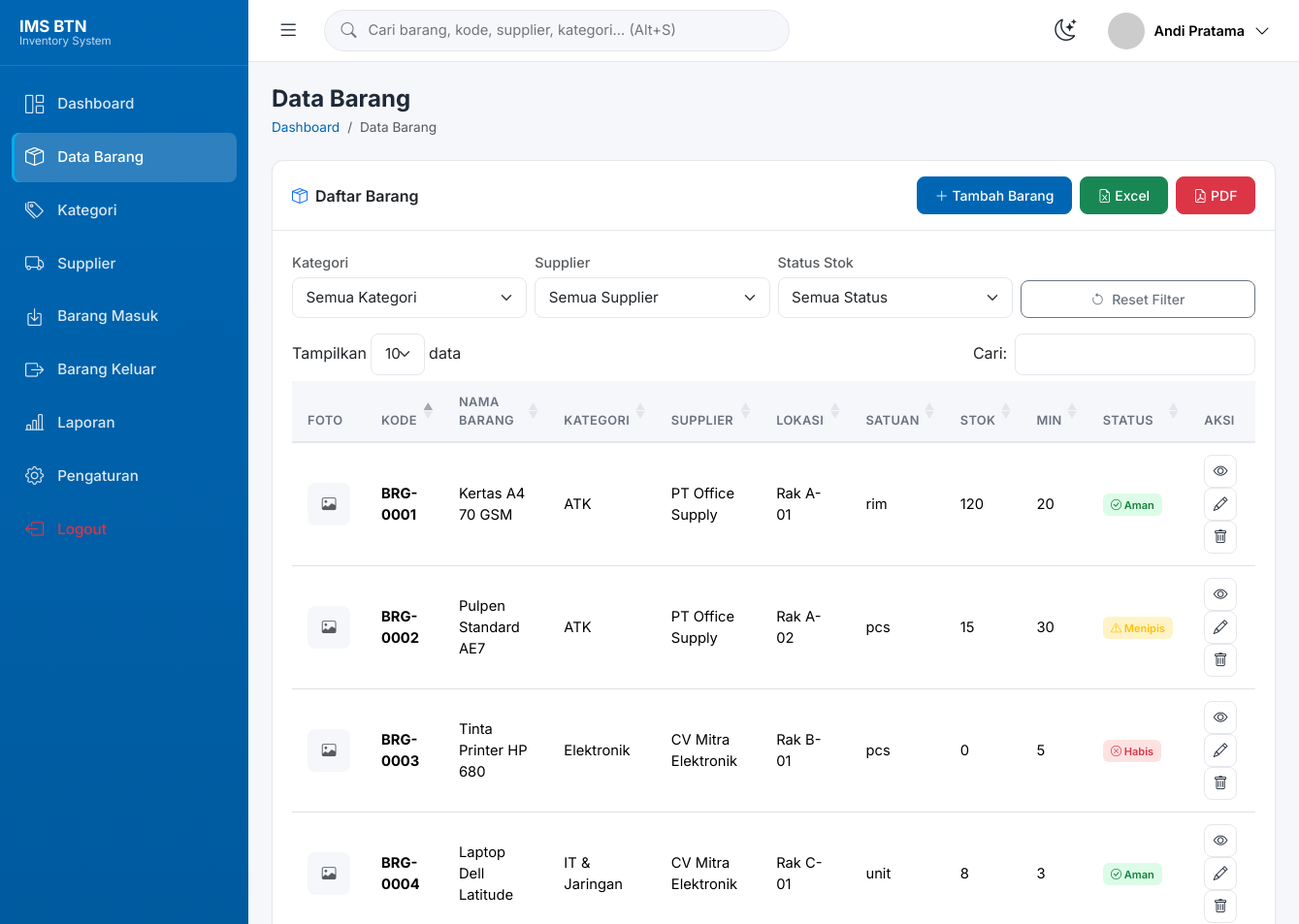
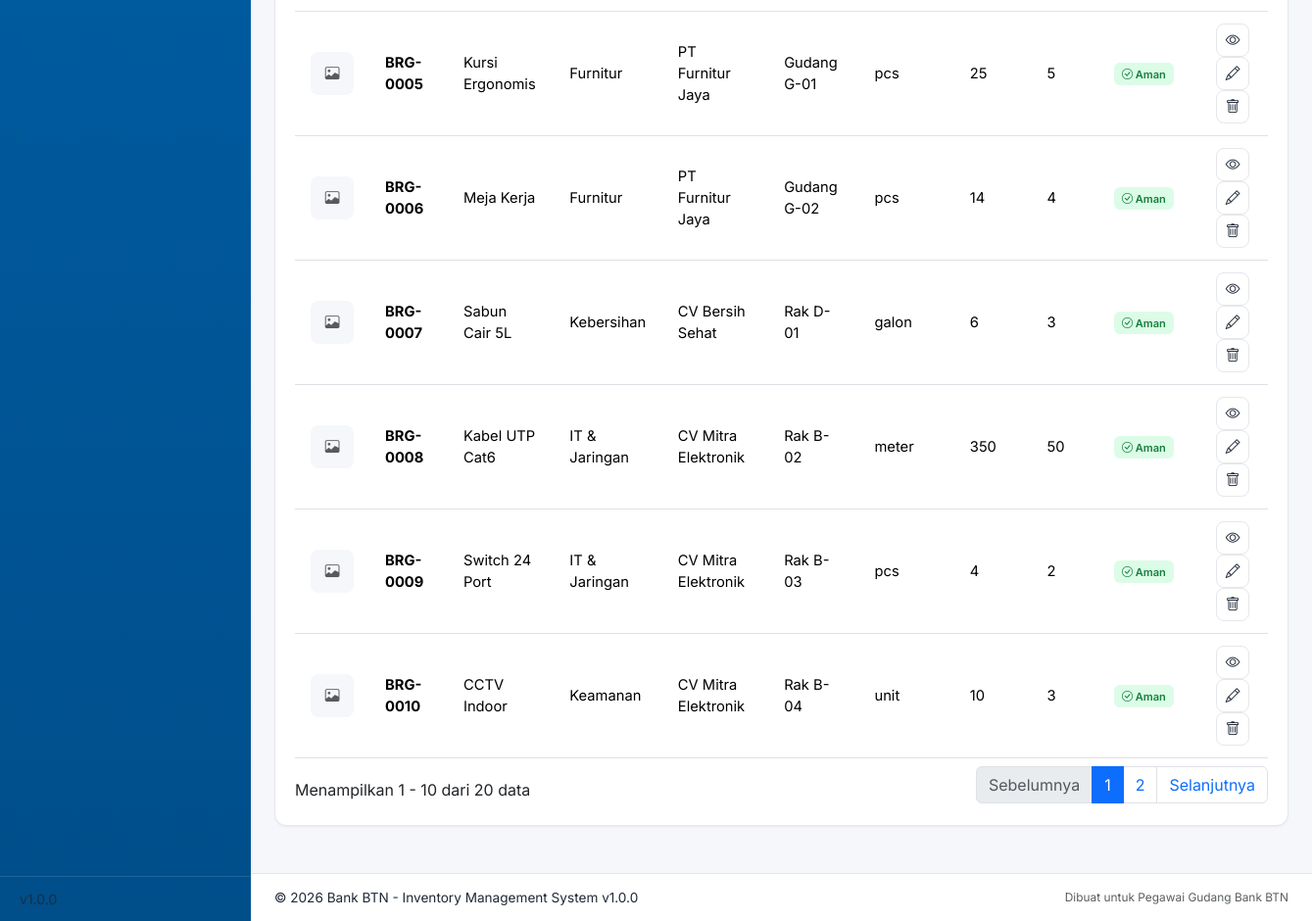
Page /pages/barang.php (signed in) on the committed database (2 pictures, top to bottom).
### tables this page shows
CREATE TABLE barang (
  id INT UNSIGNED NOT NULL AUTO_INCREMENT,
  kode VARCHAR(30) NOT NULL UNIQUE,
  nama VARCHAR(150) NOT NULL,
  kategori_id INT UNSIGNED NOT NULL,
  supplier_id INT UNSIGNED DEFAULT NULL,
  lokasi_rak VARCHAR(50),
  satuan VARCHAR(20) NOT NULL DEFAULT 'pcs',
  stok INT NOT NULL DEFAULT 0,
  minimal_stok INT NOT NULL DEFAULT 5,
  foto VARCHAR(255) DEFAULT NULL,
  qr_code VARCHAR(255) DEFAULT NULL,
  deskripsi TEXT,
  created_at TIMESTAMP DEFAULT CURRENT_TIMESTAMP,
  updated_at TIMESTAMP DEFAULT CURRENT_TIMESTAMP ON UPDATE CURRENT_TIMESTAMP,
  PRIMARY KEY (id),
  KEY idx_kode (kode),
  KEY idx_kategori (kategori_id),
  KEY idx_supplier (supplier_id),
  CONSTRAINT fk_barang_kategori FOREIGN KEY (kategori_id) REFERENCES kategori(id) ON DELETE RESTRICT,
  CONSTRAINT fk_barang_supplier FOREIGN KEY (supplier_id) REFERENCES supplier(id) ON DELETE SET NULL
);

CREATE TABLE kategori (
  id INT UNSIGNED NOT NULL AUTO_INCREMENT,
  nama VARCHAR(100) NOT NULL,
  kode VARCHAR(20) NOT NULL UNIQUE,
  deskripsi TEXT,
  created_at TIMESTAMP DEFAULT CURRENT_TIMESTAMP,
  updated_at TIMESTAMP DEFAULT CURRENT_TIMESTAMP ON UPDATE CURRENT_TIMESTAMP,
  PRIMARY KEY (id)
);

CREATE TABLE supplier (
  id INT UNSIGNED NOT NULL AUTO_INCREMENT,
  nama VARCHAR(100) NOT NULL,
  alamat TEXT,
  no_telepon VARCHAR(20),
  email VARCHAR(100),
  kontak_person VARCHAR(100),
  created_at TIMESTAMP DEFAULT CURRENT_TIMESTAMP,
  updated_at TIMESTAMP DEFAULT CURRENT_TIMESTAMP ON UPDATE CURRENT_TIMESTAMP,
  PRIMARY KEY (id)
);

### config/database.php (called while the page is built, shortened)
<?php
function db() {
    static $pdo = null;
    if ($pdo === null) {
        $dsn = 'mysql:host=' . DB_HOST . ';dbname=' . DB_NAME . ';charset=' . DB_CHARSET;
        $options = [
            PDO::ATTR_ERRMODE => PDO::ERRMODE_EXCEPTION,
            PDO::ATTR_DEFAULT_FETCH_MODE => PDO::FETCH_ASSOC,
            PDO::ATTR_EMULATE_PREPARES => false,
        ];
        try {
            $pdo = new PDO($dsn, DB_USER, DB_PASS, $options);
        } catch (PDOException $e) {
            die('Koneksi database gagal: ' . $e->getMessage());
        }
    }
    return $pdo;
}

### pages/barang.php (the view, shortened to what this page needs)
<?php
require_once __DIR__ . '/../includes/header.php';
$where = '';
$rows = db()->query("
    SELECT b.*, k.nama AS kategori_nama, s.nama AS supplier_nama
    FROM barang b
    LEFT JOIN kategori k ON k.id = b.kategori_id
    LEFT JOIN supplier s ON s.id = b.supplier_id
    $where
    ORDER BY b.kode ASC
")->fetchAll();
?>
<div class="page-title-bar fade-in">
    <h4>Data Barang</h4>
    <nav class="breadcrumb">
        <a class="breadcrumb-item" href="<?= BASE_URL ?>/pages/dashboard.php">Dashboard</a>
        <span class="breadcrumb-item active">Data Barang</span>
    </nav>
</div>
<div class="card">
    <div class="card-header">
        <span><i class="bi bi-box-seam text-primary me-2"></i>Daftar Barang</span>
        <div class="d-flex gap-2 flex-wrap">
            <a href="<?= BASE_URL ?>/pages/barang-form.php" class="btn btn-primary btn-sm">
                <i class="bi bi-plus-lg"></i> Tambah Barang
            </a>
            <a href="<?= BASE_URL ?>/export/export-barang.php?type=excel" class="btn btn-success btn-sm">
                <i class="bi bi-file-earmark-excel"></i> Excel
            </a>
            <a href="<?= BASE_URL ?>/export/export-barang.php?type=pdf" class="btn btn-danger btn-sm" target="_blank">
                <i class="bi bi-file-earmark-pdf"></i> PDF
            </a>
        </div>
    </div>
    <div class="card-body">
        <?php if (empty($rows)): ?>
            <div class="empty-state">
                <?= empty_state_svg('box') ?>
                <h5>Belum ada data barang</h5>
                <p>Silakan tambahkan barang baru.</p>
            </div>
        <?php else: ?>
        <div class="row g-2 mb-3 filter-bar no-print">
            <div class="col-12 col-md-3">
                <label class="form-label small text-muted mb-1">Kategori</label>
                <select id="filterKategori" class="form-select form-select-sm">
                    <option value="">Semua Kategori</option>
                </select>
            </div>
            <div class="col-12 col-md-3">
                <label class="form-label small text-muted mb-1">Supplier</label>
                <select id="filterSupplier" class="form-select form-select-sm">
                    <option value="">Semua Supplier</option>
                </select>
            </div>
            <div class="col-12 col-md-3">
                <label class="form-label small text-muted mb-1">Status Stok</label>
                <select id="filterStatus" class="form-select form-select-sm">
                    <option value="">Semua Status</option>
                </select>
            </div>
            <div class="col-12 col-md-3 d-flex align-items-end">
                <button id="resetFilter" class="btn btn-outline-secondary btn-sm w-100">
                    <i class="bi bi-arrow-counterclockwise me-1"></i> Reset Filter
                </button>
            </div>
        </div>
        <div class="table-responsive">
            <table class="table table-hover w-100" id="tableBarang">
                <thead>
                    <tr>
                        <th>Foto</th>
                        <th>Kode</th>
                        <th>Nama Barang</th>
                        <th>Kategori</th>
                        <th>Supplier</th>
                        <th>Lokasi</th>
                        <th>Satuan</th>
                        <th>Stok</th>
                        <th>Min</th>
                        <th>Status</th>
                        <th class="no-print">Aksi</th>
                    </tr>
                </thead>
                <tbody>
                <?php foreach ($rows as $b): $st = status_stok($b['stok'], $b['minimal_stok']); ?>
                    <tr data-status="<?= $st ?>">
                        <td>
                            <?php if (!empty($b['foto'])): ?>
                                <img src="<?= UPLOAD_URL ?>/<?= e($b['foto']) ?>" class="barang-thumb" alt="">
                            <?php else: ?>
                                <div class="barang-thumb d-flex align-items-center justify-content-center"><i class="bi bi-image text-muted"></i></div>
                            <?php endif; ?>
                        </td>
                        <td><strong><?= e($b['kode']) ?></strong></td>
                        <td><?= e($b['nama']) ?></td>
                        <td><?= e($b['kategori_nama']) ?></td>
                        <td><?= e($b['supplier_nama'] ?? '-') ?></td>
                        <td><?= e($b['lokasi_rak'] ?? '-') ?></td>
                        <td><?= e($b['satuan']) ?></td>
                        <td><?= format_angka($b['stok']) ?></td>
                        <td><?= format_angka($b['minimal_stok']) ?></td>
                        <td><?= status_badge($st) ?></td>
                        <td class="no-print">
                            <a href="<?= BASE_URL ?>/pages/detail-barang.php?kode=<?= urlencode($b['kode']) ?>" class="btn-icon-sm" title="Detail"><i class="bi bi-eye"></i></a>
                            <a href="<?= BASE_URL ?>/pages/barang-form.php?id=<?= $b['id'] ?>" class="btn-icon-sm success" title="Edit"><i class="bi bi-pencil"></i></a>
                            <a href="<?= BASE_URL ?>/actions/barang-delete.php?id=<?= $b['id'] ?>" class="btn-icon-sm danger" title="Hapus" onclick="return confirmDelete(this.href, {text:'Barang: <?= e($b['nama']) ?>'})"><i class="bi bi-trash"></i></a>
                        </td>
                    </tr>
                <?php endforeach; ?>
                </tbody>
            </table>
        </div>
        <?php endif; ?>
    </div>
</div>
<?php
require_once __DIR__ . '/../includes/footer.php';
?>

### includes/navbar.php (shortened to what this page needs)
<?php
$admin = $admin ?? current_admin();
$foto_src = BASE_URL . '/images/avatar-default.png';
?>
<nav class="topbar">
    <button class="btn-icon" id="sidebarToggle" aria-label="Toggle sidebar">
        <i class="bi bi-list"></i>
    </button>
    <form class="topbar-search" action="<?= BASE_URL ?>/pages/search.php" method="get" autocomplete="off">
        <i class="bi bi-search"></i>
        <input type="text" name="q" placeholder="Cari barang, kode, supplier, kategori... (Alt+S)" value="<?= e($_GET['q'] ?? '') ?>" id="globalSearchInput">
    </form>
    <div class="topbar-right">
        <button class="btn-icon" id="darkModeToggle" aria-label="Toggle dark mode" title="Mode Gelap (Alt+D)">
        </button>
        <div class="dropdown">
            <button class="profile-btn" data-bs-toggle="dropdown" aria-expanded="false">
                <img src="<?= e($foto_src) ?>" alt="Avatar" class="profile-avatar" onerror="this.src='https://ui-avatars.com/api/?name=<?= urlencode($admin['nama'] ?? 'Admin') ?>&background=0066B3&color=fff&bold=true'">
                <span class="profile-name d-none d-md-inline"><?= e($admin['nama'] ?? 'Admin') ?></span>
                <i class="bi bi-chevron-down d-none d-md-inline"></i>
            </button>
        </div>
    </div>
</nav>

### includes/functions.php (shortened to what this page needs)
<?php
require_once __DIR__ . '/../config/database.php';
function e($value): string {
    return htmlspecialchars($value ?? '', ENT_QUOTES, 'UTF-8');
}
function current_admin(): ?array {
    $stmt = db()->prepare('SELECT * FROM admin WHERE id = ?');
    $stmt->execute([$_SESSION['admin_id']]);
    return $stmt->fetch() ?: null;
}
function status_stok(int $stok, int $minimal): string {
    if ($stok <= 0) return 'habis';
    if ($stok <= $minimal) return 'menipis';
    return 'aman';
}
function status_badge(string $status): string {
    return match ($status) {
        'aman' => '<span class="badge bg-success-subtle text-success-emerald"><i class="bi bi-check-circle"></i> Aman</span>',
        'menipis' => '<span class="badge bg-warning-subtle text-warning"><i class="bi bi-exclamation-triangle"></i> Menipis</span>',
        'habis' => '<span class="badge bg-danger-subtle text-danger"><i class="bi bi-x-circle"></i> Habis</span>',
        default => $status,
    };
}
function format_angka($n): string {
    return number_format($n, 0, ',', '.');
}

### css/style.css (style rules this page uses)
:root { --primary: #0066B3; --primary-dark: #004E8A; --primary-light: #E6F1FA; --secondary: #00AEEF; --bg: #F5F7FA; --card: #FFFFFF; --success: #22C55E; --warning: #F59E0B; --danger: #EF4444; --text: #1F2937; --text-muted: #6B7280; --border: #E5E7EB; --radius: 12px; --radius-sm: 8px; --shadow-sm: 0 1px 2px rgba(16,24,40,.05); --shadow: 0 4px 12px rgba(16,24,40,.06); --shadow-md: 0 8px 24px rgba(16,24,40,.08); --sidebar-w: 256px; --sidebar-w-collapsed: 76px; --topbar-h: 64px; --font: 'Inter', system-ui, -apple-system, "Segoe UI", Roboto, sans-serif; }
* { box-sizing: border-box; }
body { font-family: var(--font); background: var(--bg); color: var(--text); font-size: 16px; line-height: 1.5; margin: 0; -webkit-font-smoothing: antialiased; }
.topbar { height: var(--topbar-h); background: var(--card); border-bottom: 1px solid var(--border); display: flex; align-items: center; gap: 16px; padding: 0 20px; position: sticky; top: 0; z-index: 1030; }
.btn-icon { background: none; border: none; font-size: 1.4rem; color: var(--text); cursor: pointer; padding: 6px 10px; border-radius: 8px; transition: background .15s; }
.topbar-search { flex: 1; max-width: 480px; display: flex; align-items: center; background: var(--bg); border: 1px solid var(--border); border-radius: 999px; padding: 8px 16px; gap: 10px; }
.topbar-search i { color: var(--text-muted); }
.topbar-search input { border: none; background: transparent; outline: none; flex: 1; font-size: .92rem; color: var(--text); }
.topbar-right { margin-left: auto; display: flex; align-items: center; gap: 12px; }
.profile-btn { display: flex; align-items: center; gap: 10px; background: none; border: none; padding: 6px 10px; border-radius: 999px; cursor: pointer; transition: background .15s; }
.profile-avatar { width: 38px; height: 38px; border-radius: 50%; object-fit: cover; }
.profile-name { font-weight: 600; font-size: .9rem; }
.card { border: 1px solid var(--border); border-radius: var(--radius); background: var(--card); box-shadow: var(--shadow-sm); margin-bottom: 24px; }
.card-header { background: transparent; border-bottom: 1px solid var(--border); padding: 16px 20px; font-weight: 600; display: flex; align-items: center; justify-content: space-between; flex-wrap: wrap; gap: 10px; }
.card-body { padding: 20px; }
.btn { border-radius: var(--radius-sm); font-weight: 500; padding: .5rem 1.1rem; }
.btn-primary { background: var(--primary); border-color: var(--primary); }
.btn-icon-sm { width: 34px; height: 34px; display: inline-flex; align-items: center; justify-content: center; border-radius: 8px; border: 1px solid var(--border); background: var(--card); color: var(--text); cursor: pointer; transition: all .15s; }
.table { margin-bottom: 0; font-size: .92rem; }
.table thead th { background: var(--bg); border-bottom: 2px solid var(--border); color: var(--text-muted); font-weight: 600; font-size: .8rem; text-transform: uppercase; letter-spacing: .03em; padding: 12px 16px; }
.table tbody td { padding: 12px 16px; vertical-align: middle; }
.table tbody tr { transition: background .12s; }
.barang-thumb { width: 44px; height: 44px; border-radius: 8px; object-fit: cover; background: var(--bg); }
.badge { font-weight: 600; padding: .5em .75em; border-radius: 6px; }
.bg-success-subtle { background: #DCFCE7 !important; }
.text-success-emerald { color: #15803d !important; }
.bg-warning-subtle { background: #FEF3C7 !important; }
.bg-danger-subtle { background: #FEE2E2 !important; }
.form-control, .form-select { border-radius: var(--radius-sm); border-color: var(--border); padding: .55rem .85rem; font-size: .95rem; }
.form-label { font-weight: 500; font-size: .9rem; margin-bottom: .35rem; }
.page-title-bar { margin-bottom: 24px; }
.page-title-bar h4 { font-weight: 700; margin-bottom: 4px; }
.page-title-bar .breadcrumb { margin-bottom: 0; font-size: .85rem; }
.breadcrumb a { color: var(--primary); text-decoration: none; }
.fade-in { animation: fadeIn .3s ease; }

### rows in the picture
barang: kode "BRG-0001", nama "Kertas A4 70 GSM", kategori.nama "ATK", supplier.nama "PT Office Supply", lokasi_rak "Rak A-01", satuan "rim", stok "120", minimal_stok "20", status "Aman"
barang: kode "BRG-0002", nama "Pulpen Standard AE7", kategori.nama "ATK", supplier.nama "PT Office Supply", lokasi_rak "Rak A-02", satuan "pcs", stok "15", minimal_stok "30", status "Menipis"
barang: kode "BRG-0003", nama "Tinta Printer HP 680", kategori.nama "Elektronik", supplier.nama "CV Mitra Elektronik", lokasi_rak "Rak B-01", satuan "pcs", stok "0", minimal_stok "5", status "Habis"
barang: kode "BRG-0004", nama "Laptop Dell Latitude", kategori.nama "IT & Jaringan", supplier.nama "CV Mitra Elektronik", lokasi_rak "Rak C-01", satuan "unit", stok "8", minimal_stok "3", status "Aman"
barang: kode "BRG-0005", nama "Kursi Ergonomis", kategori.nama "Furnitur", supplier.nama "PT Furnitur Jaya", lokasi_rak "Gudang G-01", satuan "pcs", stok "25", minimal_stok "5", status "Aman"
barang: kode "BRG-0006", nama "Meja Kerja", kategori.nama "Furnitur", supplier.nama "PT Furnitur Jaya", lokasi_rak "Gudang G-02", satuan "pcs", stok "14", minimal_stok "4", status "Aman"
barang: kode "BRG-0007", nama "Sabun Cair 5L", kategori.nama "Kebersihan", supplier.nama "CV Bersih Sehat", lokasi_rak "Rak D-01", satuan "galon", stok "6", minimal_stok "3", status "Aman"
barang: kode "BRG-0008", nama "Kabel UTP Cat6", kategori.nama "IT & Jaringan", supplier.nama "CV Mitra Elektronik", lokasi_rak "Rak B-02", satuan "meter", stok "350", minimal_stok "50", status "Aman"
barang: kode "BRG-0009", nama "Switch 24 Port", kategori.nama "IT & Jaringan", supplier.nama "CV Mitra Elektronik", lokasi_rak "Rak B-03", satuan "pcs", stok "4", minimal_stok "2", status "Aman"
barang: kode "BRG-0010", nama "CCTV Indoor", kategori.nama "Keamanan", supplier.nama "CV Mitra Elektronik", lokasi_rak "Rak B-04", satuan "unit", stok "10", minimal_stok "3", status "Aman"

### other values in the picture
$label "Dashboard"
$label "Data Barang"
$label "Kategori"
$label "Supplier"
$label "Barang Masuk"
$label "Barang Keluar"
$label "Laporan"
$label "Pengaturan"
APP_VERSION "1.0.0"
$admin['nama'] "Andi Pratama"
APP_NAME "Inventory Management System"
